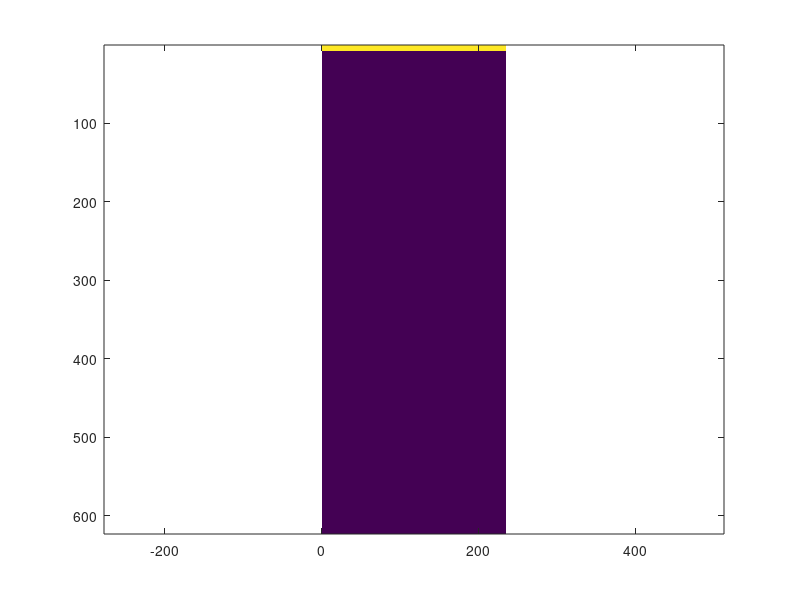

This figure's MATLAB source: (Note: this script raises an error after producing the figure.)
%%%%%%%%%%%%%%%%%%%%%%%%%%%%%%%%%%%%%%%%%%%%%%%%%%%%%%%%%%%%%
% GIANMARCO PINTON
% FIRST WRITTEN: 2018-06-21
% LAST MODIFIED: 2022-04-07
% Launch Fullwave 2 code, easy matlab wrapper
%%%%%%%%%%%%%%%%%%%%%%%%%%%%%%%%%%%%%%%%%%%%%%%%%%%%%%%%%%%%%
%%% Basic variables %%%%%%%%%%%%%%%%%%%%%%%%%%%%%%%%%%%%%%%%%
c0 = 1540;         % average speed of sound (m/s)
f0= 1e6;
omega0 = 2*pi*f0; % center radian frequency of transmitted wave
wX = 3e-2;         % width of simulation field (m)
wY = 8e-2;         % depth of simulation field (m)
duration = wY*2.3/c0;  % duration of simulation (s)
p0 = 5e5; % pressure in Pa
%%% Advanced variables %%%%%%%%%%%%%%%%%%%%%%%%%%%%%%%%%%%%%%
ppw = 12;          % number of points per spatial wavelength
cfl = 0.4;         % Courant-Friedrichs-Levi condition
ppp = ppw/cfl;     % points per period
%%% Grid size calculations %%%%%%%%%%%%%%%%%%%%%%%%%%%%%%%%%%
lambda = c0/omega0*2*pi; % wavelength (m)
nX = round(wX/lambda*ppw);  % number of lateral elements
nY = round(wY/lambda*ppw);  % number of depth elements
nT = round(duration*c0/lambda*ppw/cfl); % number of time points
dX = c0/omega0*2*pi/ppw % step size in x
dY = dX; % step size in y (please keep step sizes the same)
dT = dX/c0*cfl; % step size in time
%%% Generate input coordinates %%%%%%%%%%%%%%%%%%%%%%%%%%%
inmap = zeros(nX,nY); 
inmap(:,1:8)=ones(nX,8);
imagesc(inmap'), axis equal, axis tight
incoords = mapToCoords(inmap); % note zero indexing for compiled code
plot(incoords(:,1),incoords(:,2),'.')
%%% Generate initial conditions based on input coordinates %%%%%%
ncycles = 2.5; % number of cycles in pulse
dur = 1; % exponential drop-off of envelope
fcen=[round(nX/2) round(nY/1.3)]; % center of focus
t = (0:nT-1)/nT*duration-ncycles/omega0*2*pi;
icvec = exp(-(1.05*t*omega0/(ncycles*pi)).^(2*dur)).*sin(t*omega0)*p0;
plot(icvec)
icmat=repmat(icvec,size(incoords,1)/8,1);
for k=2:8
  t=t-dX/c0; icvec = exp(-(1.05*t*omega0/(ncycles*pi)).^(2*dur)).*sin(t*omega0)*p0;
  icmat=[icmat' repmat(icvec,size(incoords,1)/8,1)']';
end
imagesc(icmat)
%%% Generate output coordinates %%%%%%%%%%%%%%%%%%%%%%%%%%
modX=1; modY=1;
outcoords = coordsMatrix(nX,nY,modX,modY);
plot(outcoords(:,1),outcoords(:,2),'.')
outcoords(:,3)=0; % label zero for total field
outcoords(find(outcoords(:,2)==9),3)=1; % label 1 for transducer surface
idc=find(outcoords(:,3)==0);
idxducer=find(outcoords(:,3)==1);
plot(outcoords(idc,1),outcoords(idc,2),'.'),hold on
plot(outcoords(idxducer,1),outcoords(idxducer,2),'r.'), hold off
%%% Generate field maps %%%%%%%%%%%%%%%%%%%%%%%%%%%%%%%%%%
load vishuman_abdominal_slice
figure(1), imagesc(cmap'), figure(2), imagesc(rhomap')
betamap=Nmap;
cmap=interp2easy(cmap,dm/dX,dm/dX,'nearest');
rhomap=interp2easy(rhomap,dm/dX,dm/dX,'nearest');
Amap=interp2easy(Amap,dm/dX,dm/dX,'nearest');
betamap=interp2easy(betamap,dm/dX,dm/dX,'nearest');

cmap=cmap(round(end/2)-round(nX/2)+1:round(end/2)-round(nX/2)+nX,1:nY);
rhomap=rhomap(round(end/2)-round(nX/2)+1:round(end/2)-round(nX/2)+nX,1:nY);
Amap=Amap(round(end/2)-round(nX/2)+1:round(end/2)-round(nX/2)+nX,1:nY);
betamap=betamap(round(end/2)-round(nX/2)+1:round(end/2)-round(nX/2)+nX,1:nY);


gfilt=(5/10)^2*ppw/2; % correct for pixelization
cmap=imgaussfilt(cmap,gfilt);
rhomap=imgaussfilt(rhomap,gfilt);
Amap=imgaussfilt(Amap,gfilt);
betamap=imgaussfilt(betamap,gfilt);


%%%%%%%%%%%%%%%%%%%%%%%%%%%%%%%%%%%%%%%%%%%%%%%%%%%%%%%%%%%%%%%%%%%%%%%%
%% Focus on transmit and focus on receive%%%%%%%%%%%%%%%%%%%%%%%%%%%%%%%
%% Walking aperture %%%%%%%%%%%%%%%%%%%%%%%%%%%%%%%%%%%%%%%%%%%%%%%%%%%%

tx.nTx=1; % number of Tx events
tx.dep=nY/1.3*dY; % focal depth (m)
tx.bmw=lambda/3; % beamwidth (m), is this an integer multiple of dX? 

fcen=[round(nX/2) tx.dep/dX]; % center of focus on axis

t = (0:nT-1)/nT*duration-ncycles/omega0*2*pi;
icvec = exp(-(1.05*t*omega0/(ncycles*pi)).^(2*dur)).*sin(t*omega0)*p0;
[icmat dd] = focusCoords(fcen(1),fcen(2),incoords(1:size(incoords,1)/8,:),icvec,cfl);
for k=2:8
  t=t-dX/c0; icvec = exp(-(1.05*t*omega0/(ncycles*pi)).^(2*dur)).*sin(t*omega0)*p0;
  icmat=[icmat' focusCoords(fcen(1),fcen(2),incoords((k-1)*size(incoords,1)/8+1:(k)*size(incoords,1)/8,:),icvec,cfl)']';
end
imagesc(icmat)

% instead of moving the transducer, we will move the maps
nXextend=nX+ceil(tx.bmw/dX*tx.nTx);
%%% Generate field maps %%%%%%%%%%%%%%%%%%%%%%%%%%%%%%%%%%
load vishuman_abdominal_slice
%figure(1), imagesc(cmapextend'), figure(2), imagesc(rhomapextend')
betamap=Nmap;
cmapextend=interp2easy(cmap,dm/dX,dm/dX,'nearest');
rhomapextend=interp2easy(rhomap,dm/dX,dm/dX,'nearest');
Amapextend=interp2easy(Amap,dm/dX,dm/dX,'nearest');
betamapextend=interp2easy(betamap,dm/dX,dm/dX,'nearest');

cmapextend=cmapextend(round(end/2)-round(nXextend/2)+1:round(end/2)-round(nXextend/2)+nXextend,1:nY);
rhomapextend=rhomapextend(round(end/2)-round(nXextend/2)+1:round(end/2)-round(nXextend/2)+nXextend,1:nY);
Amapextend=Amapextend(round(end/2)-round(nXextend/2)+1:round(end/2)-round(nXextend/2)+nXextend,1:nY);
betamapextend=betamapextend(round(end/2)-round(nXextend/2)+1:round(end/2)-round(nXextend/2)+nXextend,1:nY);


gfilt=1.2; % correct for pixelization
cmapextend=imgaussfilt(cmapextend,gfilt);
rhomapextend=imgaussfilt(rhomapextend,gfilt);
Amapextend=imgaussfilt(Amapextend,gfilt);
betamapextend=imgaussfilt(betamapextend,gfilt);

scat_density=0.05;
scats=rand(nXextend,nY);
scats(find(scats>scat_density))=0;
scats=scats/max(max(scats));
mean(mean(scats))
scats(:,1:10)=0; % don't put scatters inside your transducer
rhosr=0.0375*2; % scatterer impedance contrast

rhomapextend=rhomapextend-scats*1000*rhosr;
imagesc(rhomapextend'), colorbar

for n=1:tx.nTx
  outdir=['/kulm/scratch/bmm890/txrx_' num2str(n) '/']
  eval(['!mkdir -p ' outdir]);

  cmap=cmapextend(1+(n-1)*round(tx.bmw/dX):(n-1)*round(tx.bmw/dX)+nX,:);
  rhomap=rhomapextend(1+(n-1)*round(tx.bmw/dX):(n-1)*round(tx.bmw/dX)+nX,:);
  Amap=Amapextend(1+(n-1)*round(tx.bmw/dX):(n-1)*round(tx.bmw/dX)+nX,:);
  betamap=betamapextend(1+(n-1)*round(tx.bmw/dX):(n-1)*round(tx.bmw/dX)+nX,:);
  
  rhomap(round(fcen(1)),round(fcen(2)))=500; %% add point target
  imagesc(rhomap'), axis equal, drawnow


  eval(['!cp fullwave2_try6_nln_relaxing ' outdir]);
  
  cwd=pwd; addpath(cwd);
  cd(outdir)
  prep_fullwave2_try6_nln_relaxing9(c0,omega0,wX,wY,duration,p0,ppw,cfl,cmap,rhomap,Amap,betamap,incoords,outcoords,icmat)
  eval('!./fullwave2_try6_nln_relaxing & ')
  cd(cwd);

end

n=round(tx.nTx/2);
outdir=['/kulm/scratch/bmm890/txrx_' num2str(n) '/']

pause(1)
nRun=sizeOfFile([outdir 'genout.dat'])/4/size(outcoords,1);

while nRun<nT-1
  genout = readGenoutSlice([outdir 'genout.dat'],nRun-1,size(outcoords,1));
  pslice = reshape(genout,size(genout,1),nY,nX);
  imagesc(squeeze(pslice(end,:,:))), colorbar, drawnow
  pause(5)
  nRun=sizeOfFile([outdir 'genout.dat'])/4/size(outcoords,1);
end

nRun=sizeOfFile([outdir 'genout.dat'])/4/size(outcoords,1);
genout = readGenoutSlice([outdir 'genout.dat'],0:nRun-1,size(outcoords,1));
p = reshape(genout,size(genout,1),nY,nX);
imagesc(squeeze(p(end,:,:))), colorbar

for i=1:20:size(p,1)
  imagesc(powcompress(squeeze(p(i,:,:)),1/3)), axis equal, title(num2str(i)), drawnow
end

imagesc(squeeze(sum(p.^2)))
imagesc(dbzero(squeeze(sum(p.^2)))/2), caxis([-40 0]), colorbar

% warning,  these operations are slightly memory intensive as written
[p1 p2]=filtpxducer(genout,omega0,dT);
p1 = reshape(p1,size(p1,1),nY,nX);
p2 = reshape(p2,size(p2,1),nY,nX);

figure(1)
imagesc(dbzero(squeeze(sum(p1.^2)))/2), caxis([-40 0]), axis equal, colorbar
figure(2)
imagesc(dbzero(squeeze(sum(p2.^2)))/2), caxis([-40 0]), axis equal, colorbar


%%% GENERATE IMAGE %%%%%%%%%%%%%%%%%%%%%%%%%%%%%%%%%%%%%%%%%%%%%%%%%%%%%%%%
deps = 2e-3:lambda/8:nY*dY/1.1;
lats = -10e-3:lambda/8:10e-3;

xducercoords = outcoords(idxducer,:);
bm=zeros(length(lats),length(deps),tx.nTx);
idps=cell(length(lats),length(deps));
fnumber=1;

n=round(tx.nTx/2);
 outdir=['/kulm/scratch/bmm890/txrx_' num2str(n) '/']
ncoordsout=size(outcoords,1);
nRun=sizeOfFile([outdir 'genout.dat'])/4/ncoordsout;
pxducer = readGenoutSlice([outdir 'genout.dat'],0:nRun-1,size(outcoords,1),idxducer);
imagesc(powcompress(pxducer,1/3))
px=pxducer(:,round(size(pxducer,2)/2));
[val idt0]=max(abs(hilbert(px)))


bm=zeros(length(lats),length(deps),tx.nTx);
bm1=zeros(length(lats),length(deps),tx.nTx);
bm2=zeros(length(lats),length(deps),tx.nTx);


[pxducer1 pxducer2]=filtpxducer(pxducer,omega0,dT);

  if(n==1)
    idps=cell(length(lats),length(deps));
    for ii=1:length(lats)
      lat=lats(ii);
      for jj=1:length(deps)
        dep=deps(jj);
        fcen=round([lat/dY+mean(xducercoords(:,1)) dep/dY ]);
        idx=find(abs(xducercoords(:,1)-fcen(1))<=fcen(2)/fnumber);
        dd=focusProfile(fcen,xducercoords(idx,:),dT/dY*c0);
        idt=idt0+round(2*dep/double(c0)/(dT));
        idp=double((size(pxducer,1)*(idx-1))+double(idt)+dd);
	idp=idp(find(idp<=size(pxducer,1)*size(pxducer,2)));
        idps{ii,jj}=idp;
      end
    end
  end

  for ii=1:length(lats)
    for jj=1:length(deps)
      bm(ii,jj,n)=sum(pxducer(idps{ii,jj}));
      bm1(ii,jj,n)=sum(pxducer1(idps{ii,jj}));
      bm2(ii,jj,n)=sum(pxducer2(idps{ii,jj}));
    end
  end



%% PLOT THE BMODE IMAGE %%
figure(1)
imagesc(lats*1e3,deps*1e3,dbzero(abs(hilbert(squeeze(bm')))),[-40 0])
colormap gray, colorbar
xlabel('mm'), ylabel('mm')
axis equal, axis tight

figure(2)
imagesc(lats*1e3,deps*1e3,dbzero(abs(hilbert(squeeze(bm1')))),[-40 0])
colormap gray, colorbar
xlabel('mm'), ylabel('mm')
axis equal, axis tight

figure(3)
imagesc(lats*1e3,deps*1e3,dbzero(abs(hilbert(squeeze(bm2')))),[-40 0])
colormap gray, colorbar
xlabel('mm'), ylabel('mm')
axis equal, axis tight


% think about speed of sound, idt0, colorbar, sampling, ...
